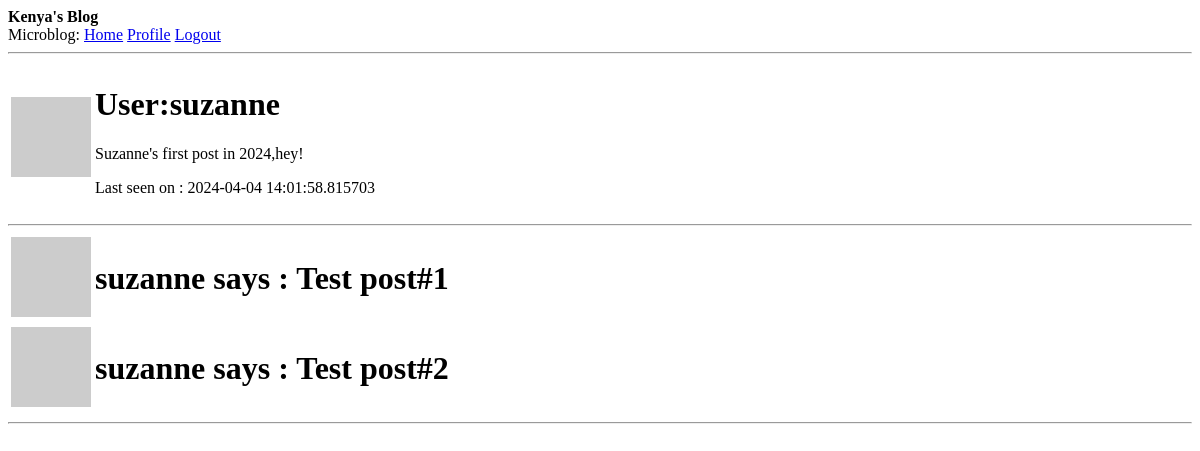
The app's page /user/suzanne (signed in), older data.
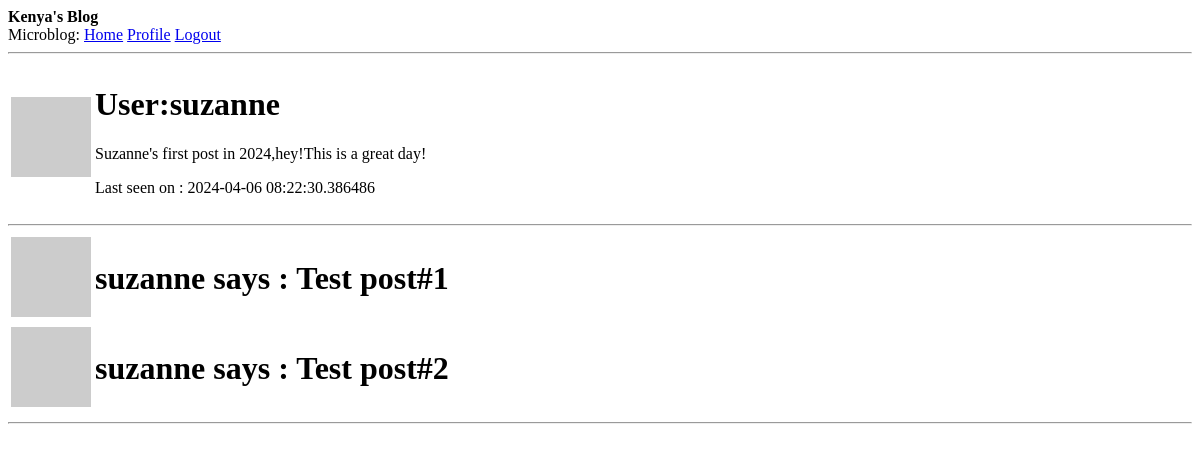
The same page, newer data.
### app/models.py (models this page shows, shortened)
class User(UserMixin, db.Model):
    id:so.Mapped[int]=so.mapped_column(primary_key=True)
    username:so.Mapped[str]=so.mapped_column(sa.String(64),index=True,unique=True)
    email:so.Mapped[str]=so.mapped_column(sa.String(120),index=True,unique=True)
    password_hash:so.Mapped[Optional[str]]=so.mapped_column(sa.String(256))
    about_me:so.Mapped[Optional[str]]=so.mapped_column(sa.String(150))
    last_seen:so.Mapped[Optional[datetime]]=so.mapped_column(default=lambda:datetime.now(timezone.utc))
    posts:so.WriteOnlyMapped['Post']=so.relationship(back_populates='author')
    @login.user_loader
    def load_user(id):
        return db.session.get(User,int(id))
    def avatar(self,size):
        digest=md5(self.email.lower().encode('utf-8')).hexdigest()
        return f'https://www.gravatar.com/avatar/{digest}?d=identicon&s={size}'

### app/routes.py (the view)
@app.route('/user/<username>')
@login_required
def user(username):
    user=db.first_or_404(sa.select(User).where(User.username==username))
    posts=[
        {'author':user,'body':'Test post#1'},
        {'author':user,'body':'Test post#2'}
    ]
    return render_template('user.html',user=user,posts=posts)

### app/routes.py (called while the page is built)
@app.before_request
def before_request():
    if current_user.is_authenticated:
        current_user.last_seen=datetime.now(timezone.utc)
        db.session.commit()

### app/templates/user.html (shortened to what this page needs)
{% extends 'base.html' %}
{% block content %}
<table>
    <tr valign="center">
        <td><img src ='{{user.avatar(128)}}'></td>
        <td>
            <h1>User:{{ user.username }}</h1>
            {% if user.about_me %}<p>{{user.about_me}}</p>
            {% endif %}
            {%if user.last_seen %}<p>Last seen on : {{user.last_seen}}</p>
            {% endif %}
        </td>
    </tr>
</table>
<hr>
{% for i in posts %}
    {% include '_post.html' %}
{% endfor %}
{% endblock %}

### app/templates/base.html (shortened to what this page needs)
<!DOCTYPE html>
<html lang="en">
<head>
</head>
<body>
    <b>Kenya's Blog</b>
    <div>
        Microblog:
        <a href= '{{ url_for("index") }}'>Home</a>
        {% if current_user.is_anonymous %}
        <a href='{{ url_for("login") }}'>Login</a>
        {% else %}
        <a href ='{{ url_for("user",username=current_user.username) }}'>Profile</a>
        <a href='{{url_for("logout")}}'>Logout</a>
        {% endif %}
    </div>
    <hr>
    {% block content %}{% endblock %}
    <hr>
</body>
</html>

### app/templates/_post.html
<table>
    <tr valign="center">
        <td><img src ='{{user.avatar(36)}}'></td>
        <td><h1>{{ i.author.username }} says : {{ i.body }}</h1></td>
    </tr>
</table>

Row changes from the older to the newer data that the page shows:
changed User "suzanne": about_me "Suzanne's first post in 2024,hey!" → "Suzanne's first post in 2024,hey!This is a great day!"; last_seen "2024-04-04 14:01:58.815703" → "2024-04-06 08:22:30.386486"
